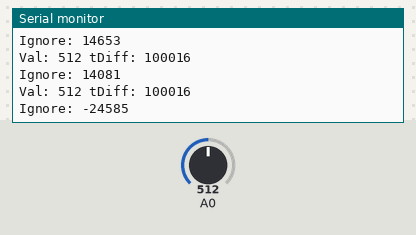
Recording of a sketch running on a simulated Arduino Uno, built with avr-gcc and run on an emulated ATmega328P. On the bench: the last lines printed to the serial monitor. The test bench sets the inputs (shaded band); at power-on: A0 = 512. Random numbers use the default seed unless the sketch sets one.

Above: at 1.2 s.
1.3 s: A0 set to 716
At 1.41 s:
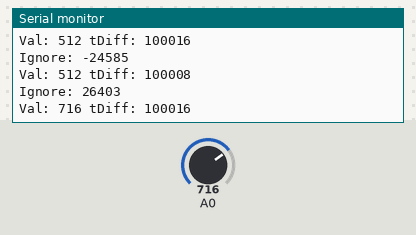
2.8 s: A0 set to 900
At 2.82 s:
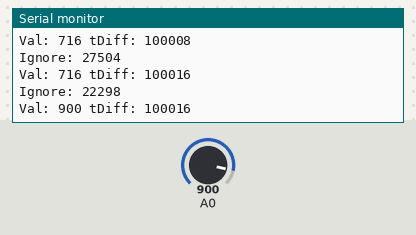
Timing chart, 0 to 5.8 s (numbered marks = the images above; inputs shaded):
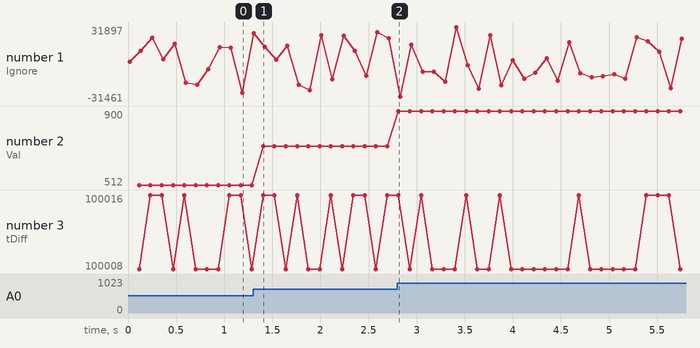

The sketch:

innacuracies_of_delay.ino
```cpp
int sum(int* list, int length) {
	int total = 0;
	for (int i=0; i<length; i++) {
		total += list[i];
	}
	return total;
}

int* zipWithMult(int* listA, int* listB, int length) {
	int* retList = (int*) malloc(length*sizeof(int));
	for (int i=0; i<length; i++) {
		retList[i] = listA[i] * listB[i];
	}
	return retList;
}

int** matrixMult(int** a, int** b, int ra, int carb, int cb) {
	int** retMult = (int**) malloc(ra*sizeof(int*));
	for (int i=0; i<ra; i++) {
        retMult[i] = (int*) malloc(cb*sizeof(int));
		for (int j=0; j<cb; j++) {
			// The value in [i,j] is...
            int* zwm = zipWithMult(a[i], b[j], carb);
			retMult[i][j] = sum(zwm, carb);
            free(zwm);
		}
	}
	return retMult;
}

void setup()
{
	Serial.begin(57600);
}
int ra = 10;
int carb = 10;
int cb = 10;
int xInput;

unsigned long lastTime;
unsigned long currentTime;
void loop()
{
	// Let's do matrix math to display why delay() is inaccurate. Specifically if we have lots of code
	int** a = (int**) malloc(ra*sizeof(int*));
    for(int i=0; i<ra; i++)
        a[i] = (int*) malloc(carb*sizeof(int));
	int** b = (int**) malloc(carb*sizeof(int*));
    for(int i=0; i<carb; i++)
        b[i] = (int*) malloc(cb*sizeof(int));
	// Randomly fill A
	for (int i=0; i<ra;i++) { for (int j=0; j<carb; j++) {
			a[i][j] = rand();
	} }
	// Randomly fill B
	for (int i=0; i<carb;i++) { for (int j=0; j<cb; j++) {
			b[i][j] = (int) rand();
	} }
	int** result = matrixMult(a, b, ra, carb, cb);
	// In order to keep the mult result, we need to use it. So sum the matrix, and transmit that.
	int sum = 0;
	for (int i=0; i<ra; i++) {
		for (int j=0; j<cb; j++) {
			sum += result[i][j];
		}
	}
	Serial.print("Ignore: ");
	Serial.println(sum);


	for(int i=0; i<ra; i++)
        free(a[i]);
    free(a);

    for(int i=0; i<carb; i++) {
        free(result[i]);
        free(b[i]);
    }

    free(b);
    free(result);

	lastTime = micros();
	delay(100);
	// Get sensor reading, and see when it happened. I think it's technically more accurate to time BEFORE the analogRead, since it spends more time in the ADC
	currentTime = micros();
	xInput = analogRead(0);

	long tDiff = currentTime - lastTime;
	Serial.print("Val: ");
	Serial.print(xInput);
	Serial.print(" tDiff: ");
	Serial.println(tDiff);
}
```

Measured:
- after the input at 1.3 s, the serial monitor: prints a new line after 0.11 s (image 1)
- plotted number 2: 512 → 716 after the input at 1.3 s
